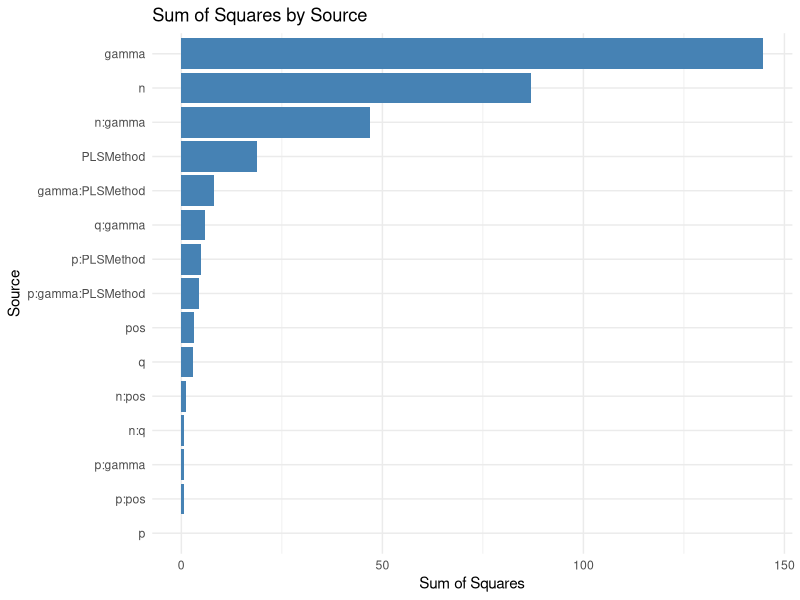
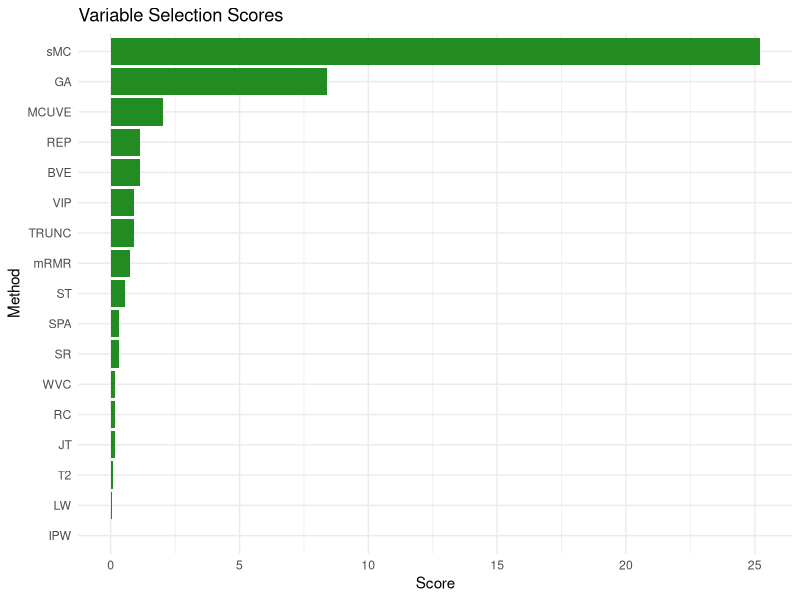

Recreate these plots in R, in order.
library(car)  
library(tidyverse)  

data <- data.frame(
  Source = c("p", "n", "q", "pos", "gamma", "PLSMethod", "p:pos", "p:gamma", "n:q", 
             "n:pos", "n:gamma", "q:gamma", "p:PLSMethod", "gamma:PLSMethod", 
             "p:gamma:PLSMethod", "Residuals"),
  Sum_Sq = c(0.002, 86.987, 2.934, 3.224, 144.743, 18.785, 0.588, 0.652, 0.691, 
             1.193, 46.926, 5.851, 4.835, 8.136, 4.419, 280.809),
  Df = c(1, 1, 1, 1, 1, 14, 1, 1, 1, 1, 1, 1, 14, 14, 14, 4732),
  F_value = c(0.0302, 1465.8391, 49.4375, 54.3282, 2439.1073, 22.6107, 9.9117, 
              10.9786, 11.6409, 20.0977, 790.7716, 98.6028, 5.8199, 9.7926, 5.3195, NA),
  Pr_greater_F = c(0.862011, "< 2.2e-16", "2.340e-12", "1.992e-13", "< 2.2e-16", 
                   "< 2.2e-16", "0.0016525", "0.0009286", "0.0006506", "7.532e-06", 
                   "< 2.2e-16", "< 2.2e-16", "1.937e-11", "< 2.2e-16", "3.629e-10", NA)
)

print(data)

ggplot(data %>% filter(Source != "Residuals"), aes(x = reorder(Source, Sum_Sq), y = Sum_Sq)) +
  geom_bar(stat = "identity", fill = "steelblue") +
  coord_flip() +
  labs(title = "Sum of Squares by Source", x = "Source", y = "Sum of Squares") +
  theme_minimal()

var_selection <- data.frame(
  Method = c("LW", "RC", "JT", "VIP", "SR", "sMC", "mRMR", "GA", 
             "MCUVE", "SPA", "IPW", "BVE", "REP", "T2", "ST", "TRUNC", "WVC"),
  Score = c(0.05, 0.17, 0.15, 0.9, 0.32, 25.2, 0.75, 8.39, 2.01, 0.33, 0.01, 
            1.12, 1.15, 0.1, 0.54, 0.9, 0.17)
)

ggplot(var_selection, aes(x = reorder(Method, Score), y = Score)) +
  geom_bar(stat = "identity", fill = "forestgreen") +
  coord_flip() +
  labs(title = "Variable Selection Scores", x = "Method", y = "Score") +
  theme_minimal()

set.seed(123)
sample_data <- data.frame(
  n = rnorm(100, mean = 5, sd = 2),
  gamma = rnorm(100, mean = 10, sd = 3),
  q = rnorm(100, mean = 8, sd = 2),
  pos = rnorm(100, mean = 4, sd = 1),
  response = rnorm(100, mean = 20, sd = 5)
)

model <- lm(response ~ n * gamma * q * pos, data = sample_data)

anova_results <- Anova(model, type = "III")
print(anova_results)

summary(model)

